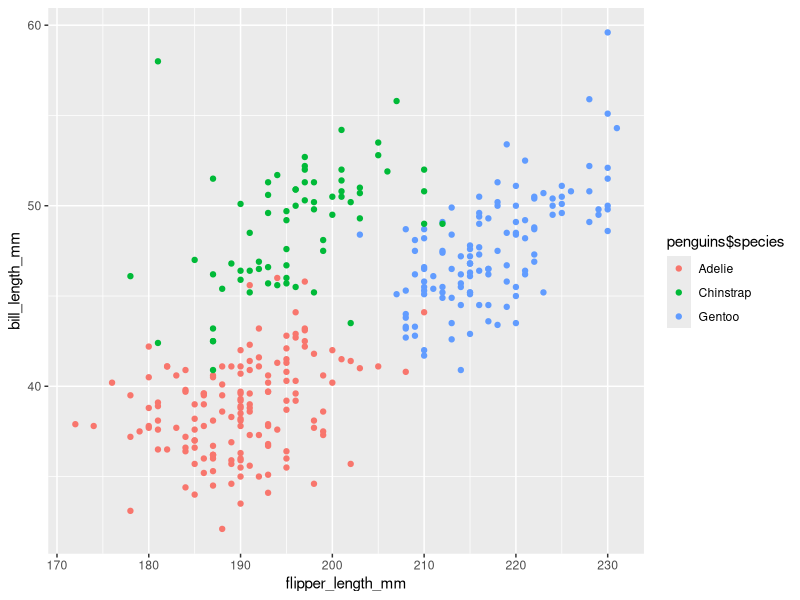
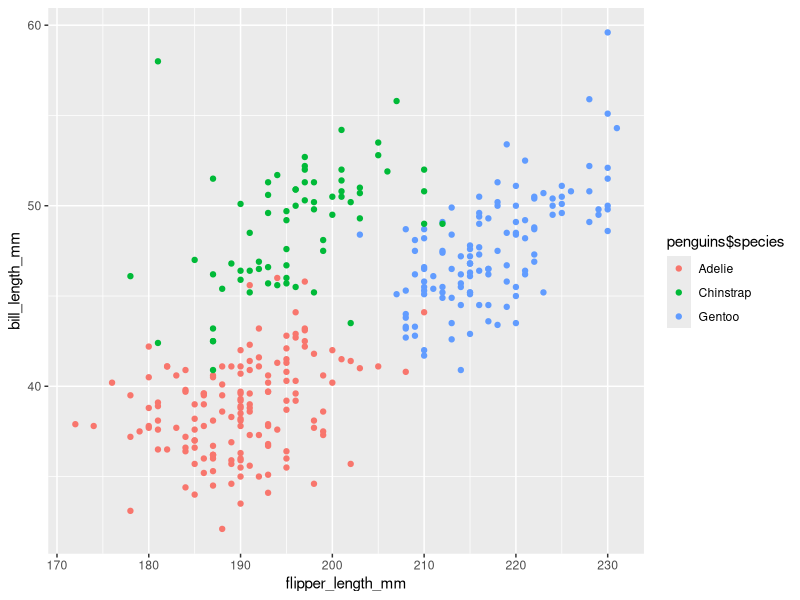

These figures' R source, in order:
## ---- chunk 1
library(tidyverse)
library(palmerpenguins)
## ---- chunk 2
prob1_df = 
  tibble(
    samp = rnorm(10),
    samp_gt_0 = samp > 0,
    char_vec = c("a", "b", "c", "d", "e", "f", "g", "h", "i", "j"),
    factor_vec = factor(c("low", "low", "low", "low", "mod", "mod", "mod", "high", "high", "high"))
  )
## ---- chunk 3
mean(pull(prob1_df, samp))
mean(pull(prob1_df, samp_gt_0))
mean(pull(prob1_df, char_vec))
mean(pull(prob1_df, factor_vec))
## ---- chunk 4
as.numeric(pull(prob1_df, samp))

as.numeric(pull(prob1_df, samp_gt_0))

as.numeric(pull(prob1_df, char_vec))

as.numeric(pull(prob1_df, factor_vec))
## ---- chunk 5
as.numeric(pull(prob1_df, samp_gt_0)) * pull(prob1_df, samp)
as.factor(pull(prob1_df, samp_gt_0)) * pull(prob1_df, samp)
as.numeric(as.factor(pull(prob1_df, samp_gt_0)) * pull(prob1_df, samp))
## ---- chunk 6
data("penguins", package = "palmerpenguins")
head(penguins, n=10)
## ---- chunk 7
names(penguins)
## ---- chunk 8
nrow(penguins)
ncol(penguins)
## ---- chunk 9
mean(
  na.omit(pull(penguins, flipper_length_mm)
  ))
## ---- chunk 10
ggplot(
  penguins, 
  aes(x = flipper_length_mm, y = bill_length_mm, color = penguins$species)) + geom_point()
## ---- chunk 11
ggsave("penguins.pdf")
